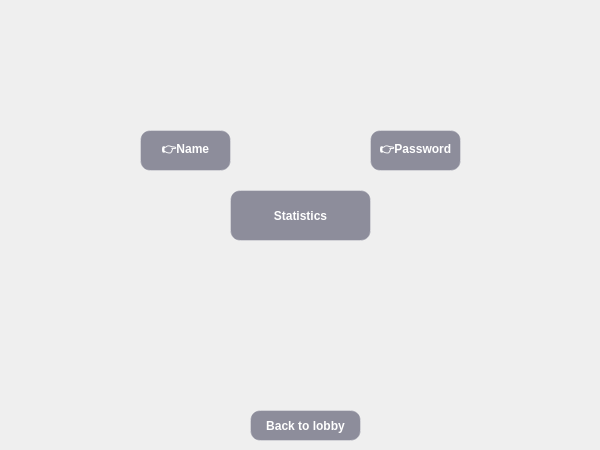
<?xml version="1.0" encoding="UTF-8"?>
<ui version="4.0">
 <class>AccountWindowClass</class>
 <widget class="QMainWindow" name="AccountWindowClass">
  <property name="geometry">
   <rect>
    <x>0</x>
    <y>0</y>
    <width>600</width>
    <height>450</height>
   </rect>
  </property>
  <property name="sizePolicy">
   <sizepolicy hsizetype="Fixed" vsizetype="Fixed">
    <horstretch>0</horstretch>
    <verstretch>0</verstretch>
   </sizepolicy>
  </property>
  <property name="minimumSize">
   <size>
    <width>600</width>
    <height>450</height>
   </size>
  </property>
  <property name="maximumSize">
   <size>
    <width>600</width>
    <height>450</height>
   </size>
  </property>
  <property name="windowTitle">
   <string>The Game - Your account</string>
  </property>
  <property name="styleSheet">
   <string notr="true">background-image: url(:/newPrefix/GameImages/gameAccount.jpg);
background-repeat: no-repeat;
background-position: center;
background-size: cover;</string>
  </property>
  <widget class="QWidget" name="centralWidget">
   <widget class="QLabel" name="label_2">
    <property name="geometry">
     <rect>
      <x>140</x>
      <y>130</y>
      <width>91</width>
      <height>41</height>
     </rect>
    </property>
    <property name="styleSheet">
     <string notr="true">color: white; 
font-weight: bold; 
border: 1px solid rgba(255, 255, 255, 80); 
background: rgba(30, 30, 60, 120); 
border-radius: 10px; 
padding: 6px;</string>
    </property>
    <property name="text">
     <string>👉Name</string>
    </property>
    <property name="alignment">
     <set>Qt::AlignmentFlag::AlignCenter</set>
    </property>
   </widget>
   <widget class="QLabel" name="label_3">
    <property name="geometry">
     <rect>
      <x>370</x>
      <y>130</y>
      <width>91</width>
      <height>41</height>
     </rect>
    </property>
    <property name="styleSheet">
     <string notr="true">color: white; 
font-weight: bold; 
border: 1px solid rgba(255, 255, 255, 80); 
background: rgba(30, 30, 60, 120); 
border-radius: 10px; 
padding: 6px;</string>
    </property>
    <property name="text">
     <string>👉Password</string>
    </property>
    <property name="alignment">
     <set>Qt::AlignmentFlag::AlignCenter</set>
    </property>
   </widget>
   <widget class="QLabel" name="label_4">
    <property name="geometry">
     <rect>
      <x>230</x>
      <y>190</y>
      <width>141</width>
      <height>51</height>
     </rect>
    </property>
    <property name="styleSheet">
     <string notr="true">color: white; 
font-weight: bold; 
border: 1px solid rgba(255, 255, 255, 80); 
background: rgba(30, 30, 60, 120); 
border-radius: 10px; 
padding: 6px;</string>
    </property>
    <property name="text">
     <string>Statistics</string>
    </property>
    <property name="alignment">
     <set>Qt::AlignmentFlag::AlignCenter</set>
    </property>
   </widget>
   <widget class="QPushButton" name="pushButton">
    <property name="geometry">
     <rect>
      <x>250</x>
      <y>410</y>
      <width>111</width>
      <height>31</height>
     </rect>
    </property>
    <property name="styleSheet">
     <string notr="true">color: white; 
font-weight: bold; 
border: 1px solid rgba(255, 255, 255, 80); 
background: rgba(30, 30, 60, 120); 
border-radius: 10px; 
padding: 6px;</string>
    </property>
    <property name="text">
     <string>Back to lobby</string>
    </property>
   </widget>
  </widget>
 </widget>
 <layoutdefault spacing="6" margin="11"/>
 <resources>
  <include location="Resource.qrc"/>
 </resources>
 <connections/>
</ui>
